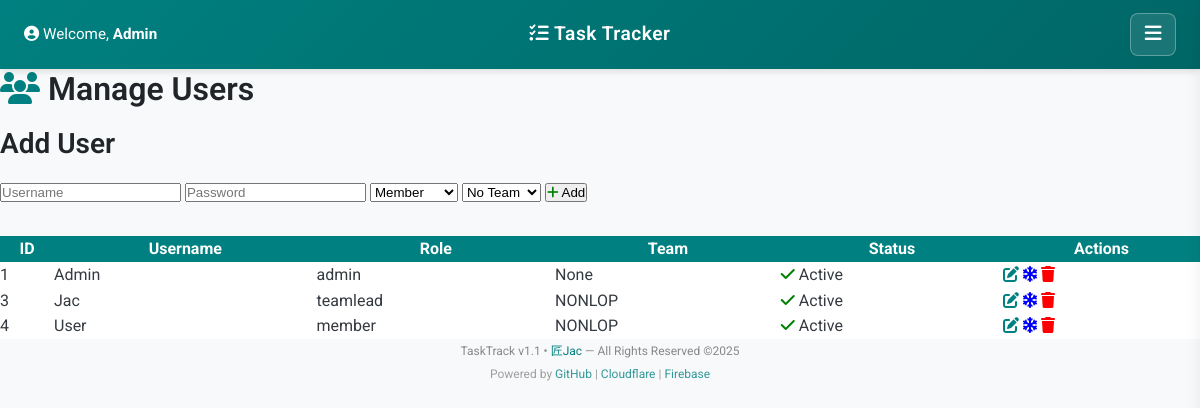
Page /usermgt.php (signed in) on the committed database.
### tables this page shows
CREATE TABLE `users` (
  `id` int(11) NOT NULL,
  `username` varchar(32) NOT NULL,
  `password` varchar(255) NOT NULL,
  `role` enum('admin','teamlead','member') NOT NULL,
  `team_id` int(11) DEFAULT NULL,
  `frozen` tinyint(1) DEFAULT 0
);

CREATE TABLE `teams` (
  `id` int(11) NOT NULL,
  `name` varchar(64) NOT NULL
);

### usermgt.php (the view, shortened to what this page needs)
<?php
include 'head.php';
include 'db.php';
$res = $conn->query('SELECT u.id, u.username, u.role, u.team_id, u.frozen, t.name AS team FROM users u LEFT JOIN teams t ON u.team_id = t.id');
$users = $res->fetch_all(MYSQLI_ASSOC);
?>
<div class="container">
    <h2><i class="fa fa-users" style="color:#008080"></i> Manage Users</h2>
    <form method="post" action="?action=add" style="margin-bottom:2em;">
        <h3>Add User</h3>
        <input type="text" name="username" placeholder="Username" required>
        <input type="password" name="password" placeholder="Password" required>
        <select name="role">
            <option value="member">Member</option>
        </select>
        <select name="team_id">
            <option value="0">No Team</option>
        </select>
        <button type="submit"><i class="fa fa-plus" style="color:green"></i> Add</button>
    </form>
    <table style="width:100%;border-collapse:collapse;">
        <tr style="background:#008080;color:#fff;">
            <th>ID</th><th>Username</th><th>Role</th><th>Team</th><th>Status</th><th>Actions</th>
        </tr>
        <?php foreach ($users as $u): ?>
        <tr style="background:<?php echo $u['frozen'] ? '#ccc' : '#fff'; ?>;">
            <td><?php echo $u['id']; ?></td>
            <td><?php echo htmlspecialchars($u['username']); ?></td>
            <td><?php echo $u['role']; ?></td>
            <td><?php echo $u['team'] ?: 'None'; ?></td>
            <td><?php echo $u['frozen'] ? '<i class="fa fa-snowflake" style="color:blue"></i> Frozen' : '<i class="fa fa-check" style="color:green"></i> Active'; ?></td>
            <td>
                <a href="?action=edit&id=<?php echo $u['id']; ?>"><i class="fa fa-edit" style="color:#008080"></i></a>
                <a href="?action=freeze&id=<?php echo $u['id']; ?>" onclick="return confirm('Freeze user?');"><i class="fa fa-snowflake" style="color:blue"></i></a>
                <a href="?action=delete&id=<?php echo $u['id']; ?>" onclick="return confirm('Delete user?');"><i class="fa fa-trash" style="color:red"></i></a>
            </td>
        </tr>
        <?php endforeach; ?>
    </table>
</div>
<?php include 'foot.php'; ?>

### head.php (shortened to what this page needs)
?><!DOCTYPE html>
<html lang="en">
<head>
    <link rel="stylesheet" href="css/main.css?v=2">
    <link rel="stylesheet" href="css/head.css">
    <link rel="stylesheet" href="https://cdnjs.cloudflare.com/ajax/libs/font-awesome/6.7.2/css/all.min.css">
</head>
<body>
<?php
if (isset($_SESSION['user_id']) && isset($_SESSION['role'])) {
    $username = $_SESSION['username'] ?? 'User';
    ?>
    <nav class="navbar">
        <div class="nav-welcome">
            <i class="fa fa-user-circle"></i> Welcome, <strong><?php echo htmlspecialchars($username); ?></strong>
        </div>
        <div class="nav-title">
            <a href="index.php">
                <i class="fa fa-tasks"></i> Task Tracker
            </a>
        </div>
        <div class="nav-toggle">
            <button class="burger-btn" id="burgerBtn" aria-label="Toggle menu">
                <i class="fa fa-bars"></i>
            </button>
        </div>
    </nav>
    <?php
}

### foot.php (shortened to what this page needs)
<footer>
    <small>
      TaskTrack v1.1 • <a href="https://github.com/khuahn/" target="_blank">匠Jac</a> — All Rights Reserved ©2025<br/>
      <span>
        Powered by
        <a href="https://github.com/" target="_blank">GitHub</a> | <a href="https://www.cloudflare.com/" target="_blank">Cloudflare</a> | <a href="https://firebase.google.com/" target="_blank">Firebase</a>
      </span>
    </small>
  </footer>
</body>
</html>

### css/main.css (style rules this page uses)
:root { --teal-50: #f0fdfa; --teal-100: #ccfbf1; --teal-200: #99f6e4; --teal-300: #5eead4; --teal-400: #2dd4bf; --teal-500: #14b8a6; --teal-600: #0d9488; --teal-700: #0f766e; --teal-800: #115e59; --teal-900: #134e4a; --primary: #008080; --primary-dark: #006666; --primary-light: #00a3a3; --success: #28a745; --warning: #ffc107; --danger: #dc3545; --info: #17a2b8; --white: #ffffff; --gray-50: #f8f9fa; --gray-100: #f1f3f5; --gray-200: #e9ecef; --gray-300: #dee2e6; --gray-400: #ced4da; --gray-500: #adb5bd; --gray-600: #6c757d; --gray-700: #495057; --gray-800: #343a40; --gray-900: #212529; --black: #000000; --space-xs: 0.25rem; --space-sm: 0.5rem; --space-md: 1rem; --space-lg: 1.5rem; --space-xl: 2rem; --space-2xl: 3rem; --radius-sm: 0.25rem; --radius-md: 0.375rem; --radius-lg: 0.5rem; --radius-xl: 0.75rem; --shadow-sm: 0 1px 2px 0 rgba(0, 0, 0, 0.05); --shadow-md: 0 4px 6px -1px rgba(0, 0, 0, 0.1); --shadow-lg: 0 10px 15px -3px rgba(0, 0, 0, 0.1); }
* { margin: 0; padding: 0; box-sizing: border-box; }
html { font-size: 16px; scroll-behavior: smooth; }
body { font-family: 'Roboto', sans-serif; font-weight: 400; line-height: 1.6; color: var(--gray-800); background-color: var(--gray-50); -webkit-font-smoothing: antialiased; -moz-osx-font-smoothing: grayscale; }
h1, h2, h3, h4, h5, h6 { font-weight: 600; line-height: 1.3; margin-bottom: var(--space-md); color: var(--gray-900); }
h2 { font-size: 2rem; }
h3 { font-size: 1.75rem; }
a { color: var(--primary); text-decoration: none; transition: color 0.2s ease; }

### css/head.css (style rules this page uses)
.navbar { background: linear-gradient(135deg, var(--primary) 0%, var(--primary-dark) 100%); color: var(--white); padding: 0.8em 1.5em; display: flex; justify-content: space-between; align-items: center; position: relative; min-height: 60px; box-shadow: var(--shadow-md); }
.nav-welcome { flex: 1; font-size: 0.95em; font-weight: 400; }
.nav-title { flex: 1; text-align: center; }
.nav-title a { color: var(--white); text-decoration: none; font-weight: 600; font-size: 1.2em; letter-spacing: 0.5px; }
.nav-toggle { flex: 1; text-align: right; }
.burger-btn { background: rgba(255, 255, 255, 0.1); border: 1px solid rgba(255, 255, 255, 0.3); color: var(--white); font-size: 1.2em; cursor: pointer; padding: 0.5em 0.7em; border-radius: var(--radius-lg); transition: all 0.3s ease; backdrop-filter: blur(10px); }

### foot.php (style rules this page uses)
footer { text-align: center; font-size: 0.9rem; color:#888; }
footer a { color: #008080; text-decoration: none; }
footer span { opacity: 0.8; }

### rows in the picture
users: id "1", username "Admin", role "admin", team "None", frozen 0 (drawn)
users: id "3", username "Jac", role "teamlead", team.name "NONLOP", frozen 0 (drawn)
users: id "4", username "User", role "member", team.name "NONLOP", frozen 0 (drawn)

### other values in the picture
$username "Admin"
